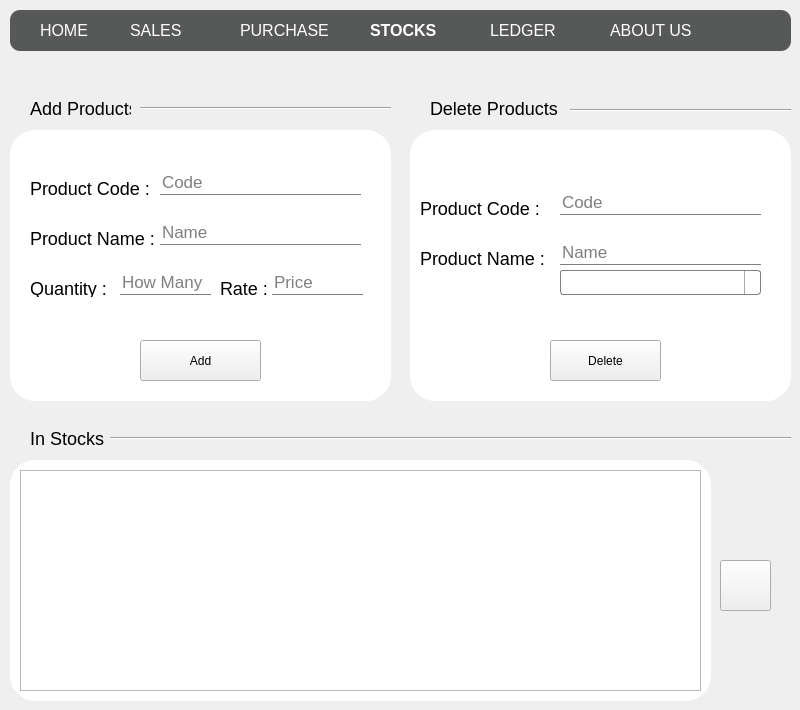
     <widget class="QWidget" name="StocksPage">
      <property name="styleSheet">
       <string notr="true">#StocksPage{
	background:rgb(250, 250, 250);
}

QLabel{
	font-size:18px;
}
QLineEdit{
	border:0px;
border-bottom:1px solid gray;
font-size:17px;
}
QPushButton:hover{
color:white;
background:black;
}</string>
      </property>
      <widget class="QFrame" name="FrameNavbarHolder_3">
       <property name="geometry">
        <rect>
         <x>10</x>
         <y>10</y>
         <width>781</width>
         <height>41</height>
        </rect>
       </property>
       <property name="styleSheet">
        <string notr="true">#FrameNavbarHolder_3
{
background:rgb(87, 89, 88);
border-radius:10px;
}
QLabel{
color:white;
font-size:16px;
}
</string>
       </property>
       <property name="frameShape">
        <enum>QFrame::StyledPanel</enum>
       </property>
       <property name="frameShadow">
        <enum>QFrame::Raised</enum>
       </property>
       <widget class="QLabel" name="label_80">
        <property name="geometry">
         <rect>
          <x>30</x>
          <y>10</y>
          <width>91</width>
          <height>21</height>
         </rect>
        </property>
        <property name="text">
         <string>HOME</string>
        </property>
       </widget>
       <widget class="QLabel" name="label_84">
        <property name="geometry">
         <rect>
          <x>120</x>
          <y>10</y>
          <width>101</width>
          <height>21</height>
         </rect>
        </property>
        <property name="styleSheet">
         <string notr="true">#label_19{
border-bottom:2px solid white;
font-weight:bold;
color:white;
}</string>
        </property>
        <property name="text">
         <string>SALES</string>
        </property>
       </widget>
       <widget class="QLabel" name="label_85">
        <property name="geometry">
         <rect>
          <x>230</x>
          <y>10</y>
          <width>121</width>
          <height>21</height>
         </rect>
        </property>
        <property name="styleSheet">
         <string notr="true"/>
        </property>
        <property name="text">
         <string>PURCHASE</string>
        </property>
       </widget>
       <widget class="QLabel" name="label_86">
        <property name="geometry">
         <rect>
          <x>360</x>
          <y>10</y>
          <width>111</width>
          <height>21</height>
         </rect>
        </property>
        <property name="styleSheet">
         <string notr="true">#label_86{
border-bottom:2px solid white;
font-weight:bold;
color:white;
}</string>
        </property>
        <property name="text">
         <string>STOCKS</string>
        </property>
       </widget>
       <widget class="QLabel" name="label_87">
        <property name="geometry">
         <rect>
          <x>480</x>
          <y>10</y>
          <width>111</width>
          <height>21</height>
         </rect>
        </property>
        <property name="text">
         <string>LEDGER</string>
        </property>
       </widget>
       <widget class="QLabel" name="label_88">
        <property name="geometry">
         <rect>
          <x>600</x>
          <y>10</y>
          <width>111</width>
          <height>21</height>
         </rect>
        </property>
        <property name="text">
         <string>ABOUT US</string>
        </property>
       </widget>
      </widget>
      <widget class="QFrame" name="frame_7">
       <property name="geometry">
        <rect>
         <x>10</x>
         <y>130</y>
         <width>381</width>
         <height>271</height>
        </rect>
       </property>
       <property name="styleSheet">
        <string notr="true">#frame_7{
background:white;
border-radius:25px;
}</string>
       </property>
       <property name="frameShape">
        <enum>QFrame::StyledPanel</enum>
       </property>
       <property name="frameShadow">
        <enum>QFrame::Raised</enum>
       </property>
       <widget class="QLabel" name="label_27">
        <property name="geometry">
         <rect>
          <x>20</x>
          <y>50</y>
          <width>121</width>
          <height>17</height>
         </rect>
        </property>
        <property name="text">
         <string>Product Code :</string>
        </property>
       </widget>
       <widget class="QLabel" name="label_28">
        <property name="geometry">
         <rect>
          <x>20</x>
          <y>100</y>
          <width>131</width>
          <height>17</height>
         </rect>
        </property>
        <property name="text">
         <string>Product Name :</string>
        </property>
       </widget>
       <widget class="QLabel" name="label_29">
        <property name="geometry">
         <rect>
          <x>20</x>
          <y>150</y>
          <width>111</width>
          <height>17</height>
         </rect>
        </property>
        <property name="text">
         <string>Quantity :</string>
        </property>
       </widget>
       <widget class="QLabel" name="label_30">
        <property name="geometry">
         <rect>
          <x>210</x>
          <y>150</y>
          <width>67</width>
          <height>17</height>
         </rect>
        </property>
        <property name="text">
         <string>Rate :</string>
        </property>
       </widget>
       <widget class="QLineEdit" name="lineEdit_9">
        <property name="geometry">
         <rect>
          <x>150</x>
          <y>40</y>
          <width>201</width>
          <height>25</height>
         </rect>
        </property>
        <property name="placeholderText">
         <string>Code</string>
        </property>
       </widget>
       <widget class="QLineEdit" name="lineEdit_10">
        <property name="geometry">
         <rect>
          <x>150</x>
          <y>90</y>
          <width>201</width>
          <height>25</height>
         </rect>
        </property>
        <property name="placeholderText">
         <string>Name</string>
        </property>
       </widget>
       <widget class="QLineEdit" name="lineEdit_11">
        <property name="geometry">
         <rect>
          <x>110</x>
          <y>140</y>
          <width>91</width>
          <height>25</height>
         </rect>
        </property>
        <property name="placeholderText">
         <string>How Many</string>
        </property>
       </widget>
       <widget class="QLineEdit" name="lineEdit_12">
        <property name="geometry">
         <rect>
          <x>262</x>
          <y>140</y>
          <width>91</width>
          <height>25</height>
         </rect>
        </property>
        <property name="placeholderText">
         <string>Price</string>
        </property>
       </widget>
       <widget class="QPushButton" name="pushButton_5">
        <property name="geometry">
         <rect>
          <x>130</x>
          <y>210</y>
          <width>121</width>
          <height>41</height>
         </rect>
        </property>
        <property name="text">
         <string>Add</string>
        </property>
        <property name="icon">
         <iconset resource="images.qrc">
          <normaloff>:/images/addico.png</normaloff>:/images/addico.png</iconset>
        </property>
        <property name="iconSize">
         <size>
          <width>35</width>
          <height>35</height>
         </size>
        </property>
       </widget>
      </widget>
      <widget class="QFrame" name="frame_8">
       <property name="geometry">
        <rect>
         <x>410</x>
         <y>130</y>
         <width>381</width>
         <height>271</height>
        </rect>
       </property>
       <property name="styleSheet">
        <string notr="true">#frame_8{
background:white;
border-radius:25px;
}</string>
       </property>
       <property name="frameShape">
        <enum>QFrame::StyledPanel</enum>
       </property>
       <property name="frameShadow">
        <enum>QFrame::Raised</enum>
       </property>
       <widget class="QLabel" name="label_31">
        <property name="geometry">
         <rect>
          <x>10</x>
          <y>70</y>
          <width>121</width>
          <height>17</height>
         </rect>
        </property>
        <property name="text">
         <string>Product Code :</string>
        </property>
       </widget>
       <widget class="QLineEdit" name="lineEdit_13">
        <property name="geometry">
         <rect>
          <x>150</x>
          <y>60</y>
          <width>201</width>
          <height>25</height>
         </rect>
        </property>
        <property name="placeholderText">
         <string>Code</string>
        </property>
       </widget>
       <widget class="QLabel" name="label_32">
        <property name="geometry">
         <rect>
          <x>10</x>
          <y>120</y>
          <width>131</width>
          <height>17</height>
         </rect>
        </property>
        <property name="text">
         <string>Product Name :</string>
        </property>
       </widget>
       <widget class="QLineEdit" name="lineEdit_14">
        <property name="geometry">
         <rect>
          <x>150</x>
          <y>110</y>
          <width>201</width>
          <height>25</height>
         </rect>
        </property>
        <property name="placeholderText">
         <string>Name</string>
        </property>
       </widget>
       <widget class="QComboBox" name="comboBox_2">
        <property name="geometry">
         <rect>
          <x>150</x>
          <y>140</y>
          <width>201</width>
          <height>25</height>
         </rect>
        </property>
        <property name="styleSheet">
         <string notr="true">QComboBox QAbstractItemView {
    border: 2px solid darkgray;
    selection-background-color: lightgray;
}
QComboBox {
    border: 1px solid gray;
    border-radius: 3px;
    padding: 1px 18px 1px 3px;
    min-width: 6em;
}

QComboBox:editable {
    background: white;
}

QComboBox:!editable, QComboBox::drop-down:editable {
     background: qlineargradient(x1: 0, y1: 0, x2: 0, y2: 1,
                                 stop: 0 #E1E1E1, stop: 0.4 #DDDDDD,
                                 stop: 0.5 #D8D8D8, stop: 1.0 #D3D3D3);
}

/* QComboBox gets the &quot;on&quot; state when the popup is open */
QComboBox:!editable:on, QComboBox::drop-down:editable:on {
    background: qlineargradient(x1: 0, y1: 0, x2: 0, y2: 1,
                                stop: 0 #D3D3D3, stop: 0.4 #D8D8D8,
                                stop: 0.5 #DDDDDD, stop: 1.0 #E1E1E1);
}

QComboBox:on { /* shift the text when the popup opens */
    padding-top: 3px;
    padding-left: 4px;
}

QComboBox::drop-down {
    subcontrol-origin: padding;
    subcontrol-position: top right;
    width: 15px;

    border-left-width: 1px;
    border-left-color: darkgray;
    border-left-style: solid; /* just a single line */
    border-top-right-radius: 3px; /* same radius as the QComboBox */
    border-bottom-right-radius: 3px;
}

QComboBox::down-arrow {
    image:url(:/images/down arrow.png);
}

QComboBox::down-arrow:on { /* shift the arrow when popup is open */
    top: 1px;
    left: 1px;
}</string>
        </property>
       </widget>
       <widget class="QPushButton" name="pushButton_6">
        <property name="geometry">
         <rect>
          <x>140</x>
          <y>210</y>
          <width>111</width>
          <height>41</height>
         </rect>
        </property>
        <property name="text">
         <string>Delete</string>
        </property>
        <property name="icon">
         <iconset resource="images.qrc">
          <normaloff>:/images/bin.png</normaloff>:/images/bin.png</iconset>
        </property>
        <property name="iconSize">
         <size>
          <width>30</width>
          <height>30</height>
         </size>
        </property>
       </widget>
      </widget>
      <widget class="QFrame" name="frame_9">
       <property name="geometry">
        <rect>
         <x>10</x>
         <y>460</y>
         <width>701</width>
         <height>241</height>
        </rect>
       </property>
       <property name="styleSheet">
        <string notr="true">#frame_9{
background:white;
border-radius:25px;
}</string>
       </property>
       <property name="frameShape">
        <enum>QFrame::StyledPanel</enum>
       </property>
       <property name="frameShadow">
        <enum>QFrame::Raised</enum>
       </property>
       <widget class="QTableView" name="tableView">
        <property name="geometry">
         <rect>
          <x>10</x>
          <y>10</y>
          <width>681</width>
          <height>221</height>
         </rect>
        </property>
        <attribute name="horizontalHeaderMinimumSectionSize">
         <number>215</number>
        </attribute>
        <attribute name="horizontalHeaderDefaultSectionSize">
         <number>215</number>
        </attribute>
       </widget>
      </widget>
      <widget class="QLabel" name="label_24">
       <property name="geometry">
        <rect>
         <x>30</x>
         <y>100</y>
         <width>101</width>
         <height>17</height>
        </rect>
       </property>
       <property name="text">
        <string>Add Products</string>
       </property>
      </widget>
      <widget class="QLabel" name="label_25">
       <property name="geometry">
        <rect>
         <x>430</x>
         <y>100</y>
         <width>141</width>
         <height>17</height>
        </rect>
       </property>
       <property name="text">
        <string>Delete Products</string>
       </property>
      </widget>
      <widget class="QLabel" name="label_26">
       <property name="geometry">
        <rect>
         <x>30</x>
         <y>430</y>
         <width>81</width>
         <height>16</height>
        </rect>
       </property>
       <property name="text">
        <string>In Stocks</string>
       </property>
      </widget>
      <widget class="Line" name="line_14">
       <property name="geometry">
        <rect>
         <x>110</x>
         <y>430</y>
         <width>681</width>
         <height>16</height>
        </rect>
       </property>
       <property name="orientation">
        <enum>Qt::Horizontal</enum>
       </property>
      </widget>
      <widget class="Line" name="line_15">
       <property name="geometry">
        <rect>
         <x>140</x>
         <y>100</y>
         <width>251</width>
         <height>16</height>
        </rect>
       </property>
       <property name="orientation">
        <enum>Qt::Horizontal</enum>
       </property>
      </widget>
      <widget class="Line" name="line_16">
       <property name="geometry">
        <rect>
         <x>570</x>
         <y>100</y>
         <width>221</width>
         <height>20</height>
        </rect>
       </property>
       <property name="orientation">
        <enum>Qt::Horizontal</enum>
       </property>
      </widget>
      <widget class="QPushButton" name="pushButton_7">
       <property name="geometry">
        <rect>
         <x>720</x>
         <y>560</y>
         <width>51</width>
         <height>51</height>
        </rect>
       </property>
       <property name="text">
        <string/>
       </property>
       <property name="icon">
        <iconset resource="images.qrc">
         <normaloff>:/images/refresh-icon-md.png</normaloff>:/images/refresh-icon-md.png</iconset>
       </property>
       <property name="iconSize">
        <size>
         <width>35</width>
         <height>35</height>
        </size>
       </property>
      </widget>
     </widget>
